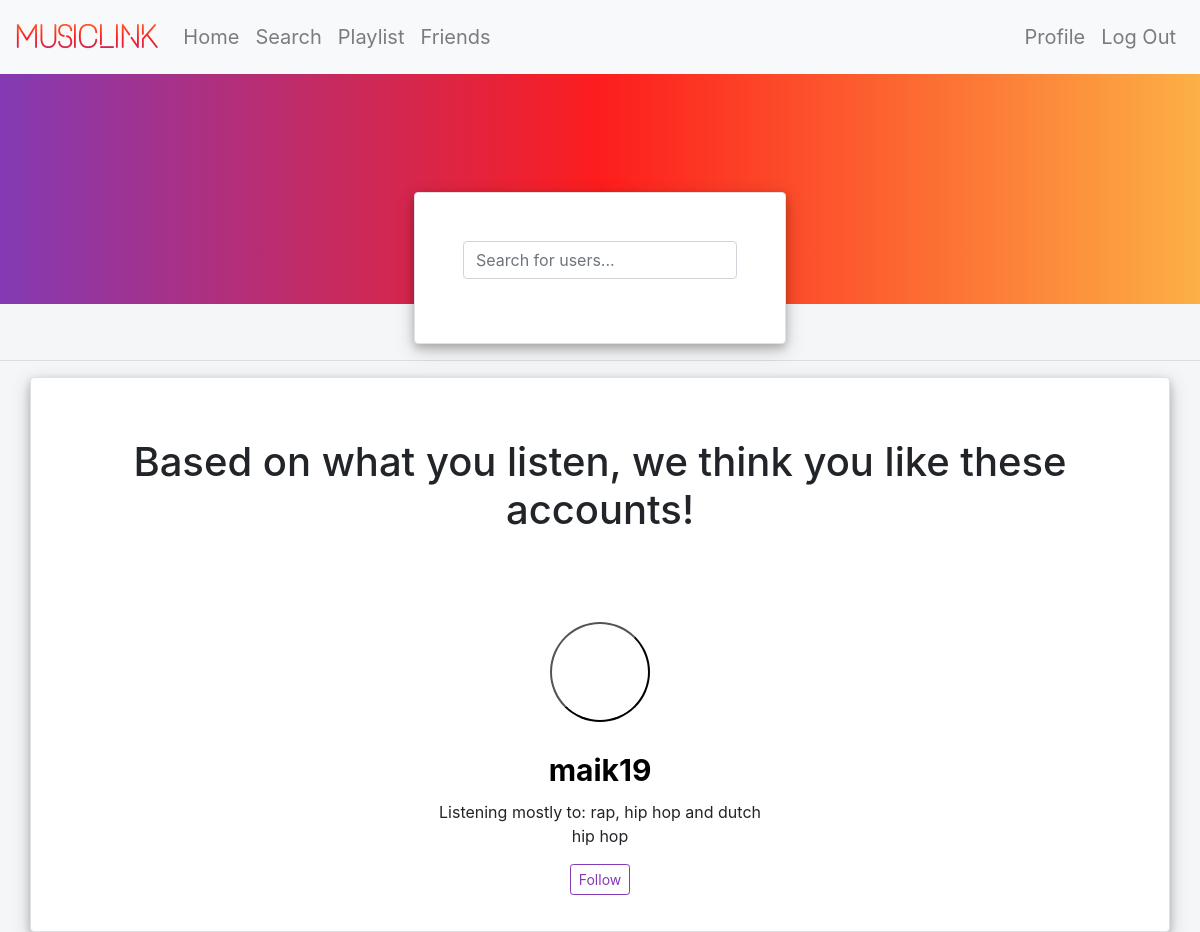
/friends (signed in), run on the app's committed database.
### tables this page shows
CREATE TABLE 'top' ('userid' integer, 'artist1' text, 'artist2' text, 'artist3' text, 'artist4' text, 'artist5' text, 'track1' text, 'track2' text, 'track3' text, 'track4' text, 'track5' text, 'genre1' text, 'genre2' text, 'genre3' text);

CREATE TABLE 'users' ('userid' integer PRIMARY KEY AUTOINCREMENT NOT NULL, 'username' text, 'hash' text, 'spotifyid' text, 'profilepic' text);

### application.py (the view)
@app.route('/friends', methods=["GET"])
@login_required
def friends():
    following = get_following()
    potential_friends = get_potential_friends(following)
    return render_template("friends.html", potential_friends=potential_friends, following=following)

### helpers.py (called while the page is built)
def login_required(f):
    @wraps(f)
    def decorated_function(*args, **kwargs):
        if session.get("user_id") is None:
            return redirect("/")
        return f(*args, **kwargs)
    return decorated_function

def get_following():
    followinglist = db.execute("SELECT followeduserid FROM following WHERE followuserid = :userid", userid=session['user_id'])
    following = []
    if len(followinglist) != 0:
        following = [followed['followeduserid'] for followed in followinglist]
    return following

### templates/friends.html (shortened to what this page needs)
{% extends "layout.html" %}
{% block main %}
    <div class="row flex animate-bottom" style="align-items: center">
        <div class="col-sm"></div>
        <div class="col-">
            <form action="/search" method="post" class="blocks shadowdiv" style="padding: 3em; margin-top: 2em;">
                <div class="form-group">
                    <input autocomplete="off" autofocus class="form-control" id="search" name="search" placeholder="Search for users..." type="text">
                </div>
            </form>
        </div>
        <div class="col-sm"></div>
    </div>
    {% if potential_friends %}
    <hr class="featurette-divider">
    <div class="container marketing blocks shadowdiv animate-bottom">
        <h1 id="friendspage">Based on what you listen, we think you like these accounts!</h1>
        <div class="row">
            {% if potential_friends|length < 3 %}
                <div class="col-sm"></div>
            {% endif %}
            {% for user in potential_friends %}
                <div class="col-lg-4">
                    <form action="/profile" method="post">
                        <button type="submit" value="{{ user['name'] }}" name="username" class="center-cropped" style="background: url({{ user['img'] }}); background-position: center center; background-size: cover; cursor: pointer"></button>
                    </form>
                    <form action="/profile" method="post">
                        <input type="submit" class="btn default" value="{{ user['name'] }}" name='username' style="background-color: inherit; font-size: 30px; font-weight: bold">
                    </form>
                    <p>Listening mostly to: {{ user['genre1'] }}, {{ user['genre2'] }} and {{ user['genre3'] }}</p>
                    <p>
                    <button type="submit" class="btn btn-outline-light buttons-outline btn-sm" value="{{ user['name'] }}" onclick="changeButton(this)" name='follow'>Follow</button>
                    </p>
                </div>
            {% endfor %}
            {% if potential_friends|length < 3 %}
                <div class="col-sm"></div>
            {% endif %}
        </div>
    </div>
    {% endif %}
{% endblock %}

### static/styles.css (style rules this page uses)
main .form-control { display: inline-block; width: auto; }
body { max-width: 100%; overflow-x: hidden; padding-top: 4em; background-color: #f5f6f7 !important; }
.center-cropped { width: 100px; height: 100px; background-position: center center; background-repeat: no-repeat; background-size: cover; border-radius: 50%; margin: auto; }
.shadowdiv { box-shadow: 0 4px 8px 0 rgba(0, 0, 0, 0.2), 0 6px 20px 0 rgba(0, 0, 0, 0.19); }
.blocks { padding: 20px; margin-right: 7em; margin-left: 7em; background-color: white; border: 1px solid #DFE1E6; border-radius: 4px; }
.animate-bottom { position: relative; -webkit-animation-name: animatebottom; -webkit-animation-duration: 1s; animation-name: animatebottom; animation-duration: 1s }
.buttons-outline { border-color: rgba(131,58,180,1) !important; color: rgba(131,58,180,1) !important; }
#friendspage { padding-bottom: 2em; padding-top: 1em; }

### data on the page
top: username "maik19", genre1 "rap", genre2 "hip hop", genre3 "dutch hip hop"
